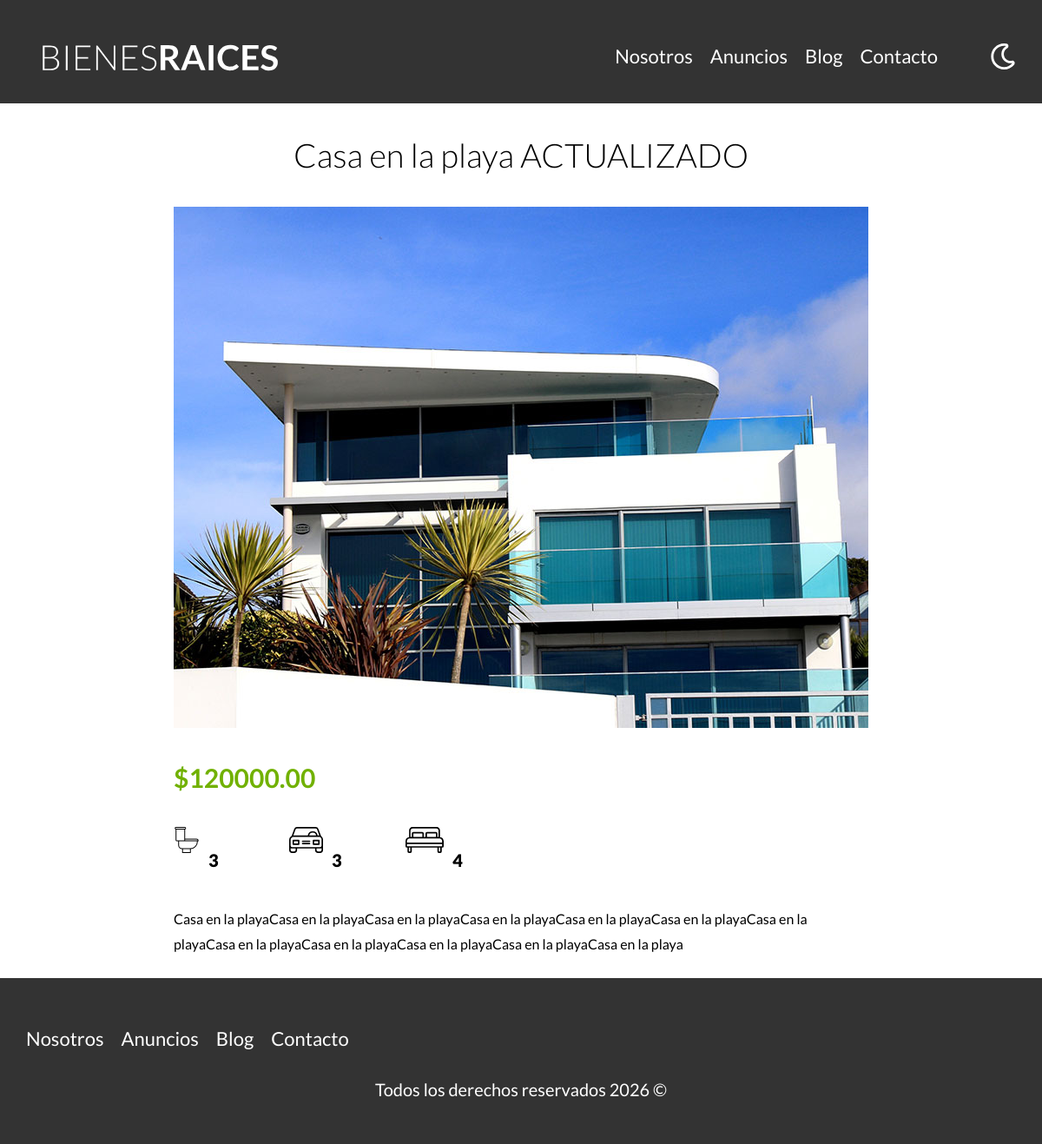
/anuncio.php?id=5, run on the app's committed database.
### tables this page shows
CREATE TABLE `propiedades` (
  `id` int NOT NULL AUTO_INCREMENT,
  `titulo` varchar(45) DEFAULT NULL,
  `precio` decimal(10,2) DEFAULT NULL,
  `imagen` varchar(200) DEFAULT NULL,
  `descripcion` longtext,
  `habitaciones` int DEFAULT NULL,
  `wc` int DEFAULT NULL,
  `estacionamiento` int DEFAULT NULL,
  `creado` date DEFAULT NULL,
  `vendedores_id` int NOT NULL,
  PRIMARY KEY (`id`),
  KEY `fk_propiedades_vendedores_idx` (`vendedores_id`),
  CONSTRAINT `fk_propiedades_vendedores` FOREIGN KEY (`vendedores_id`) REFERENCES `vendedores` (`id`)
);

### anuncio.php (the view, shortened to what this page needs)
<?php
    $id = $_GET['id'];
    $id = filter_var($id, FILTER_VALIDATE_INT);
    $db = conectarDB();
    $query = "SELECT * FROM propiedades WHERE id = ${id}";
    $resultado = mysqli_query($db, $query);
    $propiedad = mysqli_fetch_assoc($resultado);
?>
    <main class="contenedor seccion contenido-centrado">
        <h1><?php echo $propiedad['titulo']; ?></h1>
        <img loading="lazy" src="/imagenes/<?php echo $propiedad['imagen']; ?>" alt="Imagen de la propiedad">
        <div class="resumen-propiedad">
            <p class="precio">
                $<?php echo $propiedad['precio']; ?>
            </p>
            <ul class="iconos-caracteristicas">
                <li>
                    <img class="icono" loading="lazy" src="build/img/icono_wc.svg" alt="icono wc">
                    <p><?php echo $propiedad['wc']; ?></p>
                </li>
                <li>
                    <img loading="lazy" src="build/img/icono_estacionamiento.svg" alt="icono icono estacionamiento">
                    <p><?php echo $propiedad['estacionamiento']; ?></p>
                </li>
                <li>
                    <img loading="lazy" src="build/img/icono_dormitorio.svg" alt="icono icono dormitorio">
                    <p><?php echo $propiedad['habitaciones']; ?></p>
                </li>
            </ul>
            <?php echo $propiedad['descripcion']; ?>
        </div>
    </main>

### build/css/app.css (style rules this page uses)
html { -webkit-text-size-adjust:100%;line-height:1.15 }
body { margin:0 }
main { display:block }
h1 { font-size:2em;margin:.67em 0 }
img { border-style:none }
html { box-sizing:border-box;font-size:62.5% }
*,:after,:before { box-sizing:inherit }
body { font-family:Lato,sans-serif;font-size:1.6rem;line-height:1.8 }
p { color:#000;font-size:2rem }
.contenedor { margin:0 auto;max-width:120rem;width:95% }
img,picture { display:block;width:100% }
h1,h2,h3 { font-family:Lato,sans-serif;font-weight:300;margin:2.5rem 0;text-align:center }
h1 { font-size:3.8rem }
.seccion { margin-bottom:2.5rem;margin-top:2.5rem }
.contenido-centrado { max-width:80rem }
.icono { text-align:center }
.precio { color:#71b100;font-size:3rem;font-weight:700 }
.iconos-caracteristicas { display:flex;list-style:none;max-width:40rem;padding:0 }
.iconos-caracteristicas li { display:flex;flex:1 }
.iconos-caracteristicas li img { flex:0 0 3rem;height:3rem;margin-right:1rem }
.iconos-caracteristicas li p { font-weight:900 }

### data on the page
propiedades: titulo "Casa en la playa ACTUALIZADO", imagen (picture), precio "120000.00", wc "3", estacionamiento "3", habitaciones "4", descripcion "Casa en la playaCasa en la playaCasa en la playaCasa en la playaCasa en la playaCasa en la playaCasa en la playaCasa en la playaCasa en la playaCasa en la playaCasa en la playaCasa en la playa"
